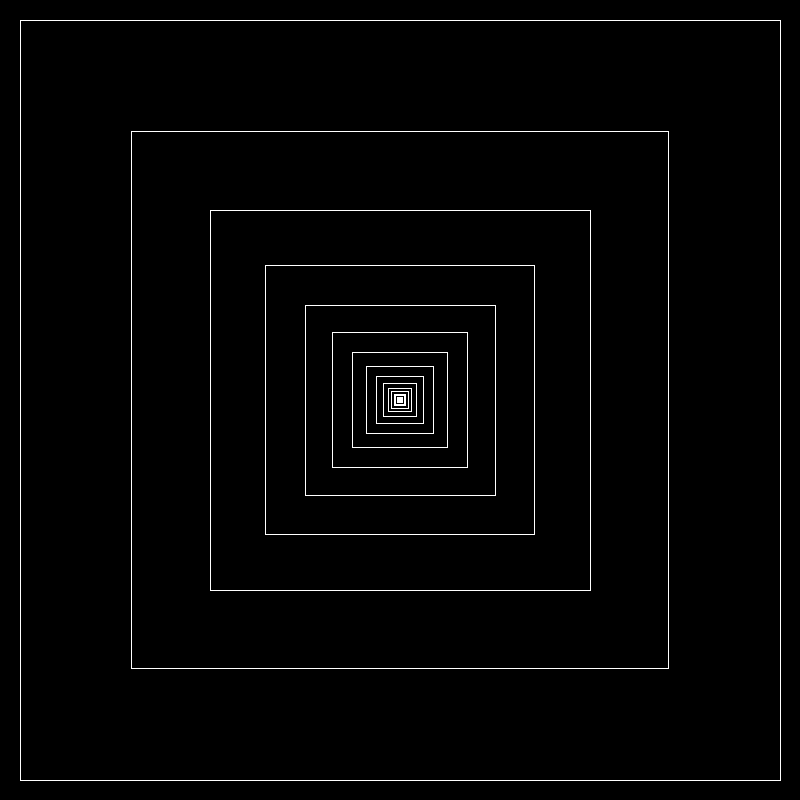
Frame 1 (no input)
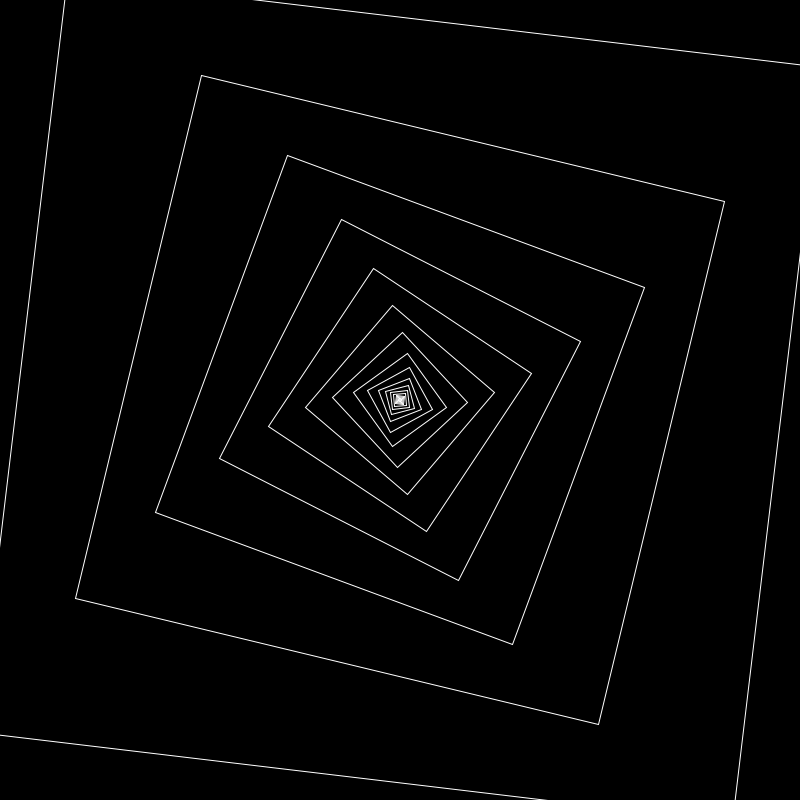
Frame 60 (the mouse pressed at the canvas centre just before this capture)
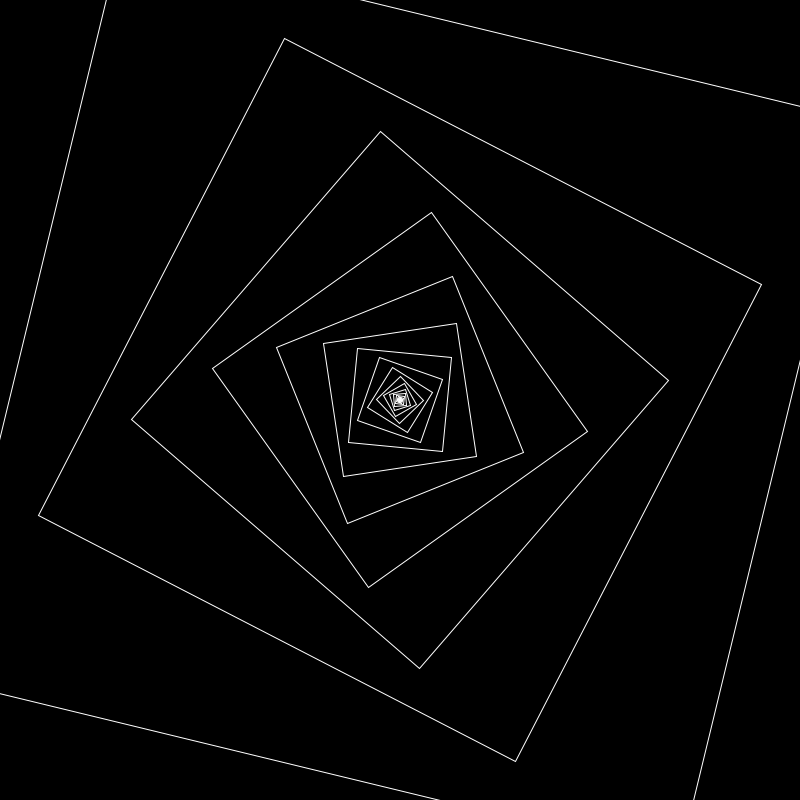
Frame 120 (the mouse held since frame 60 and released just before this capture)

The Processing sketch that drew these frames (run headless with seeded random() and noise(); from frame 60 on, the mouse is pressed at the canvas centre):

// Processing sketch: processing_36623
// ── processing_36623.pde

PVector center;
float rotation = 0;

void setup() {
  size(800,800);
  rectMode(RADIUS);
  noFill();
  stroke(255);
  center = new PVector(width/2, height/2);//center of the screen
}

void draw() {
  background(0);
  drawFractal(center, width/2 - 20, rotation);
  rotation += .002;
}

void drawFractal(PVector center_coor, float side, float rot) {
  pushMatrix();
  translate(center_coor.x, center_coor.x);
  rotate(rot);
  rect(0, 0, side, side);
  if (side > 1)
    drawFractal(new PVector(0, 0), sqrt(2)*side/2, rot);
  popMatrix();
  
}
